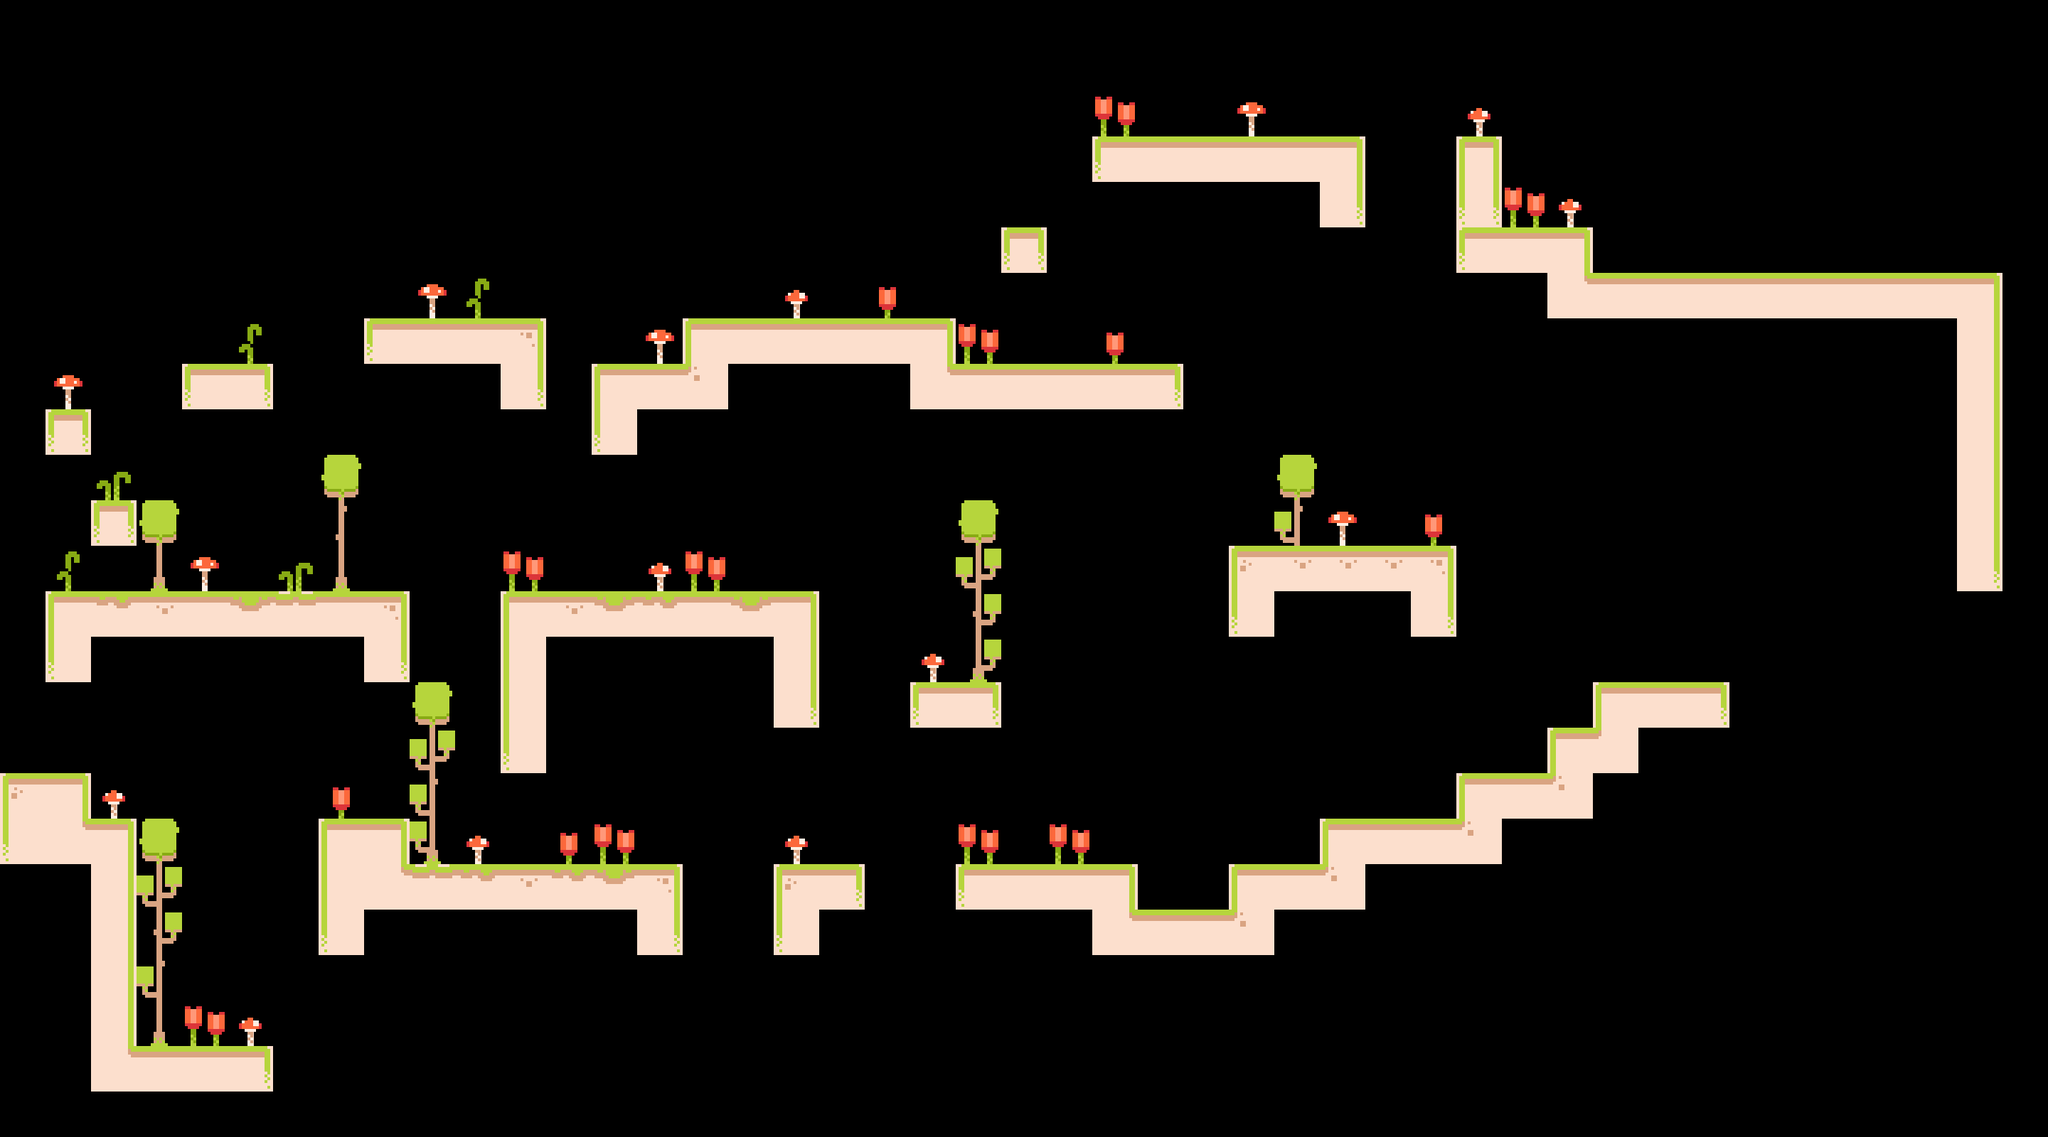

Rendered tile map (Tiled .tmx) drawn with the repository's tilesets; below, a short description and the full map source, tile grids included:
An orthogonal 45x25 tile map with 64x64 px tiles, 2 tile layers (Main, Decoration) and 7 objects (5x Worm, Player, SafeZone).

<map version="1.10" tiledversion="1.11.0" orientation="orthogonal" renderorder="right-down" width="45" height="25" tilewidth="64" tileheight="64" infinite="0" nextlayerid="5" nextobjectid="17">
 <tileset firstgid="1" source="../tilesets/tilemap.tsx" />
 <layer id="1" name="Main" width="45" height="25">
  <data encoding="csv">
0,0,0,0,0,0,0,0,0,0,0,0,0,0,0,0,0,0,0,0,0,0,0,0,0,0,0,0,0,0,0,0,0,0,0,0,0,0,0,0,0,0,0,0,0,
0,0,0,0,0,0,0,0,0,0,0,0,0,0,0,0,0,0,0,0,0,0,0,0,0,0,0,0,0,0,0,0,0,0,0,0,0,0,0,0,0,0,0,0,0,
0,0,0,0,0,0,0,0,0,0,0,0,0,0,0,0,0,0,0,0,0,0,0,0,0,0,0,0,0,0,0,0,0,0,0,0,0,0,0,0,0,0,0,0,0,
0,0,0,0,0,0,0,0,0,0,0,0,0,0,0,0,0,0,0,0,0,0,0,0,28,5,5,5,5,6,0,0,20,0,0,0,0,0,0,0,0,0,0,0,0,
0,0,0,0,0,0,0,0,0,0,0,0,0,0,0,0,0,0,0,0,0,0,0,0,0,0,0,0,0,19,0,0,30,0,0,0,0,0,0,0,0,0,0,0,0,
0,0,0,0,0,0,0,0,0,0,0,0,0,0,0,0,0,0,0,0,0,0,10,0,0,0,0,0,0,0,0,0,28,5,6,0,0,0,0,0,0,0,0,0,0,
0,0,0,0,0,0,0,0,0,0,0,0,0,0,0,0,0,0,0,0,0,0,0,0,0,0,0,0,0,0,0,0,0,0,25,5,5,5,5,5,5,5,5,6,0,
0,0,0,0,0,0,0,0,28,5,5,9,0,0,0,4,5,5,5,5,6,0,0,0,0,0,0,0,0,0,0,0,0,0,0,0,0,0,0,0,0,0,0,16,0,
0,0,0,0,28,29,0,0,0,0,0,19,0,4,5,26,0,0,0,0,25,5,5,5,5,29,0,0,0,0,0,0,0,0,0,0,0,0,0,0,0,0,0,16,0,
0,10,0,0,0,0,0,0,0,0,0,0,0,17,0,0,0,0,0,0,0,0,0,0,0,0,0,0,0,0,0,0,0,0,0,0,0,0,0,0,0,0,0,16,0,
0,0,0,0,0,0,0,0,0,0,0,0,0,0,0,0,0,0,0,0,0,0,0,0,0,0,0,0,0,0,0,0,0,0,0,0,0,0,0,0,0,0,0,16,0,
0,0,10,0,0,0,0,0,0,0,0,0,0,0,0,0,0,0,0,0,0,0,0,0,0,0,0,0,0,0,0,0,0,0,0,0,0,0,0,0,0,0,0,16,0,
0,0,0,0,0,0,0,0,0,0,0,0,0,0,0,0,0,0,0,0,0,0,0,0,0,0,0,7,8,8,8,9,0,0,0,0,0,0,0,0,0,0,0,19,0,
0,4,22,8,5,23,21,5,9,0,0,4,8,23,22,5,23,6,0,0,0,0,0,0,0,0,0,17,0,0,0,19,0,0,0,0,0,0,0,0,0,0,0,0,0,
0,17,0,0,0,0,0,0,19,0,0,14,0,0,0,0,0,16,0,0,0,0,0,0,0,0,0,0,0,0,0,0,0,0,0,0,0,0,0,0,0,0,0,0,0,
0,0,0,0,0,0,0,0,0,0,0,14,0,0,0,0,0,19,0,0,28,29,0,0,0,0,0,0,0,0,0,0,0,0,0,4,5,29,0,0,0,0,0,0,0,
0,0,0,0,0,0,0,0,0,0,0,17,0,0,0,0,0,0,0,0,0,0,0,0,0,0,0,0,0,0,0,0,0,0,4,24,0,0,0,0,0,0,0,0,0,
7,6,0,0,0,0,0,0,0,0,0,0,0,0,0,0,0,0,0,0,0,0,0,0,0,0,0,0,0,0,0,0,4,5,26,0,0,0,0,0,0,0,0,0,0,
17,25,6,0,0,0,0,4,6,0,0,0,0,0,0,0,0,0,0,0,0,0,0,0,0,0,0,0,0,4,5,5,26,0,0,0,0,0,0,0,0,0,0,0,0,
0,0,16,0,0,0,0,14,25,21,22,8,22,23,9,0,0,7,29,0,0,28,5,5,6,0,0,4,5,26,0,0,0,0,0,0,0,0,0,0,0,0,0,0,0,
0,0,16,0,0,0,0,17,0,0,0,0,0,0,19,0,0,17,0,0,0,0,0,0,25,5,5,26,0,0,0,0,0,0,0,0,0,0,0,0,0,0,0,0,0,
0,0,16,0,0,0,0,0,0,0,0,0,0,0,0,0,0,0,0,0,0,0,0,0,0,0,0,0,0,0,0,0,0,0,0,0,0,0,0,0,0,0,0,0,0,
0,0,16,0,0,0,0,0,0,0,0,0,0,0,0,0,0,0,0,0,0,0,0,0,0,0,0,0,0,0,0,0,0,0,0,0,0,0,0,0,0,0,0,0,0,
0,0,25,5,5,29,0,0,0,0,0,0,0,0,0,0,0,0,0,0,0,0,0,0,0,0,0,0,0,0,0,0,0,0,0,0,0,0,0,0,0,0,0,0,0,
0,0,0,0,0,0,0,0,0,0,0,0,0,0,0,0,0,0,0,0,0,0,0,0,0,0,0,0,0,0,0,0,0,0,0,0,0,0,0,0,0,0,0,0,0
</data>
 </layer>
 <layer id="3" name="Decoration" width="45" height="25">
  <data encoding="csv">
0,0,0,0,0,0,0,0,0,0,0,0,0,0,0,0,0,0,0,0,0,0,0,0,0,0,0,0,0,0,0,0,0,0,0,0,0,0,0,0,0,0,0,0,0,
0,0,0,0,0,0,0,0,0,0,0,0,0,0,0,0,0,0,0,0,0,0,0,0,0,0,0,0,0,0,0,0,0,0,0,0,0,0,0,0,0,0,0,0,0,
0,0,0,0,0,0,0,0,0,0,0,0,0,0,0,0,0,0,0,0,0,0,0,0,33,0,0,31,0,0,0,0,32,0,0,0,0,0,0,0,0,0,0,0,0,
0,0,0,0,0,0,0,0,0,0,0,0,0,0,0,0,0,0,0,0,0,0,0,0,0,0,0,0,0,0,0,0,0,0,0,0,0,0,0,0,0,0,0,0,0,
0,0,0,0,0,0,0,0,0,0,0,0,0,0,0,0,0,0,0,0,0,0,0,0,0,0,0,0,0,0,0,0,0,33,32,0,0,0,0,0,0,0,0,0,0,
0,0,0,0,0,0,0,0,0,0,0,0,0,0,0,0,0,0,0,0,0,0,0,0,0,0,0,0,0,0,0,0,0,0,0,0,0,0,0,0,0,0,0,0,0,
0,0,0,0,0,0,0,0,0,31,36,0,0,0,0,0,0,32,0,34,0,0,0,0,0,0,0,0,0,0,0,0,0,0,0,0,0,0,0,0,0,0,0,0,0,
0,0,0,0,0,36,0,0,0,0,0,0,0,0,31,0,0,0,0,0,0,33,0,0,34,0,0,0,0,0,0,0,0,0,0,0,0,0,0,0,0,0,0,0,0,
0,31,0,0,0,0,0,0,0,0,0,0,0,0,0,0,0,0,0,0,0,0,0,0,0,0,0,0,0,0,0,0,0,0,0,0,0,0,0,0,0,0,0,0,0,
0,0,0,0,0,0,0,0,0,0,0,0,0,0,0,0,0,0,0,0,0,0,0,0,0,0,0,0,0,0,0,0,0,0,0,0,0,0,0,0,0,0,0,0,0,
0,0,35,0,0,0,0,39,0,0,0,0,0,0,0,0,0,0,0,0,0,0,0,0,0,0,0,0,39,0,0,0,0,0,0,0,0,0,0,0,0,0,0,0,0,
0,0,0,39,0,0,0,49,0,0,0,0,0,0,0,0,0,0,0,0,0,39,0,0,0,0,0,0,48,31,0,34,0,0,0,0,0,0,0,0,0,0,0,0,0,
0,36,0,59,31,0,35,59,0,0,0,33,0,0,32,33,0,0,0,0,0,40,0,0,0,0,0,0,0,0,0,0,0,0,0,0,0,0,0,0,0,0,0,0,0,
0,0,0,0,0,0,0,0,0,0,0,0,0,0,0,0,0,0,0,0,0,50,0,0,0,0,0,0,0,0,0,0,0,0,0,0,0,0,0,0,0,0,0,0,0,
0,0,0,0,0,0,0,0,0,0,0,0,0,0,0,0,0,0,0,0,32,60,0,0,0,0,0,0,0,0,0,0,0,0,0,0,0,0,0,0,0,0,0,0,0,
0,0,0,0,0,0,0,0,0,39,0,0,0,0,0,0,0,0,0,0,0,0,0,0,0,0,0,0,0,0,0,0,0,0,0,0,0,0,0,0,0,0,0,0,0,
0,0,0,0,0,0,0,0,0,40,0,0,0,0,0,0,0,0,0,0,0,0,0,0,0,0,0,0,0,0,0,0,0,0,0,0,0,0,0,0,0,0,0,0,0,
0,0,32,0,0,0,0,34,0,48,0,0,0,0,0,0,0,0,0,0,0,0,0,0,0,0,0,0,0,0,0,0,0,0,0,0,0,0,0,0,0,0,0,0,0,
0,0,0,39,0,0,0,0,0,58,32,0,34,33,0,0,0,32,0,0,0,33,0,33,0,0,0,0,0,0,0,0,0,0,0,0,0,0,0,0,0,0,0,0,0,
0,0,0,40,0,0,0,0,0,0,0,0,0,0,0,0,0,0,0,0,0,0,0,0,0,0,0,0,0,0,0,0,0,0,0,0,0,0,0,0,0,0,0,0,0,
0,0,0,50,0,0,0,0,0,0,0,0,0,0,0,0,0,0,0,0,0,0,0,0,0,0,0,0,0,0,0,0,0,0,0,0,0,0,0,0,0,0,0,0,0,
0,0,0,48,0,0,0,0,0,0,0,0,0,0,0,0,0,0,0,0,0,0,0,0,0,0,0,0,0,0,0,0,0,0,0,0,0,0,0,0,0,0,0,0,0,
0,0,0,59,33,32,0,0,0,0,0,0,0,0,0,0,0,0,0,0,0,0,0,0,0,0,0,0,0,0,0,0,0,0,0,0,0,0,0,0,0,0,0,0,0,
0,0,0,0,0,0,0,0,0,0,0,0,0,0,0,0,0,0,0,0,0,0,0,0,0,0,0,0,0,0,0,0,0,0,0,0,0,0,0,0,0,0,0,0,0,
0,0,0,0,0,0,0,0,0,0,0,0,0,0,0,0,0,0,0,0,0,0,0,0,0,0,0,0,0,0,0,0,0,0,0,0,0,0,0,0,0,0,0,0,0
</data>
 </layer>
 <objectgroup id="2" name="Entities">
  <object id="1" name="Player" x="320" y="320">
   <point />
  </object>
  <object id="3" name="Worm" x="2240" y="320" width="576" height="64" />
  <object id="4" name="Worm" x="1536" y="128" width="384" height="64" />
  <object id="5" name="Worm" x="960" y="384" width="384" height="64" />
  <object id="6" name="Worm" x="704" y="768" width="448" height="64" />
  <object id="7" name="Worm" x="576" y="1152" width="384" height="64" />
 </objectgroup>
 <objectgroup id="4" name="Zones">
  <object id="15" name="SafeZone" x="246" y="246" width="150" height="326" />
 </objectgroup>
</map>
